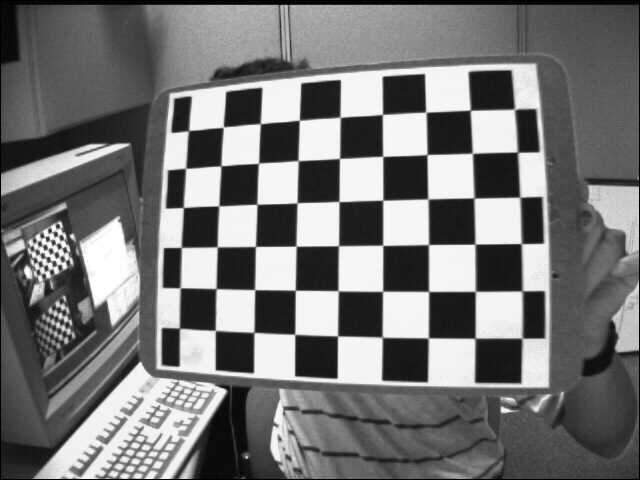
%> input picture ex/attestation/Images/img_0000.jpg, 640 x 480 px; the run also reads 1 picture not shown here
$ octave test.m   (GNU Octave 9; MATLAB toolbox functions it lacks are replaced by stand-ins)
%> lines starting %> are read from the running program, lines starting %| are printed output that depends on the picture; in (x1, y1, x2, y2) boxes, pixels count from 0 and x2, y2 are one past the last pixel; in counts of white or black regions, pixels touching at a corner belong together; the program's own positions count from 1
%> further down, ImageRaw is the input picture: size 480x640 uint8; min 0, max 255, mean 117.8
### ex/attestation/EdgeDetector.m
function result = EdgeDetector(Image, Params)

    % 2
    if Params.FilterType == 'Sobel'
        DX = fspecial('sobel')';
    elseif Params.FilterType == 'Prewitt'
        DX = fspecial('prewitt')';
    else
        DX = [1];
    end
    DY = DX';

    ImageDx = imfilter(Image, DX);
    ImageDy = imfilter(Image, DY);

    % 3
    ImageDx2 = ImageDx.^2;
    ImageDy2 = ImageDy.^2;
    ImageDxDy = ImageDx.*ImageDy;

    % 4
    h1 = fspecial('gaussian', 6*Params.Sigma, 6*Params.Sigma);
    ImageDx2Filt = imfilter(ImageDx2, h1, 'symmetric');
    ImageDy2Filt = imfilter(ImageDy2, h1, 'symmetric');
    ImageDxDyFilt = imfilter(ImageDxDy, h1, 'symmetric');

    % 5
    Mc = (ImageDx2Filt.*ImageDy2Filt) - (ImageDxDyFilt.^2) ...
        - (Params.k).*(ImageDx2Filt + ImageDy2Filt).^2;

    % 6
    Mc(1:Params.Border,:) = 0;
    Mc(end-Params.Border+1:end,:) = 0;
    Mc(:,1:Params.Border) = 0;
    Mc(:,end-Params.Border+1:end) = 0;

    % 7
    MFmax = ordfilt2( ...
        Mc, ...
        numel(ones(2*Params.Border+1)), ...
        ones(2*Params.Border+1, 2*Params.Border+1));
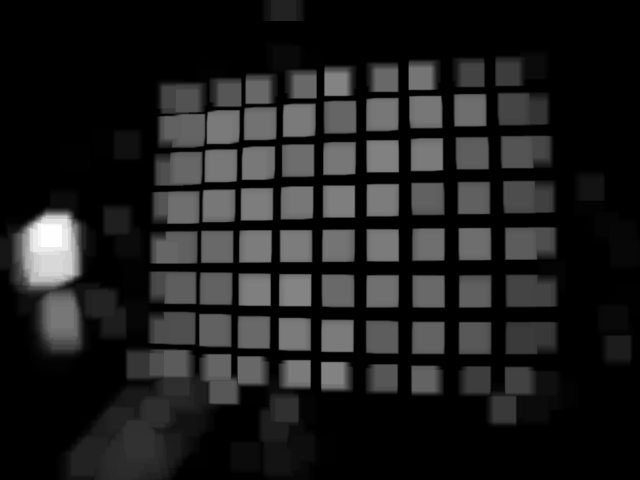
%> MFmax: size 480x640 double; min -1454329.7, max 6.37e+09, mean 781781491.8; drawn with min black and max white

    LOCmax = Mc.*(Mc == MFmax);

    % 8
    x = unique(LOCmax)';
%> x = 258 values from 0 to 6.37e+09
    sorted = sort(x, 'descend');
%> sorted = 258 values, max 6.37e+09 at index 1, min 0 at index 258, mean 954787830.1
    LOCmax = (LOCmax >= sorted(Params.nBest));
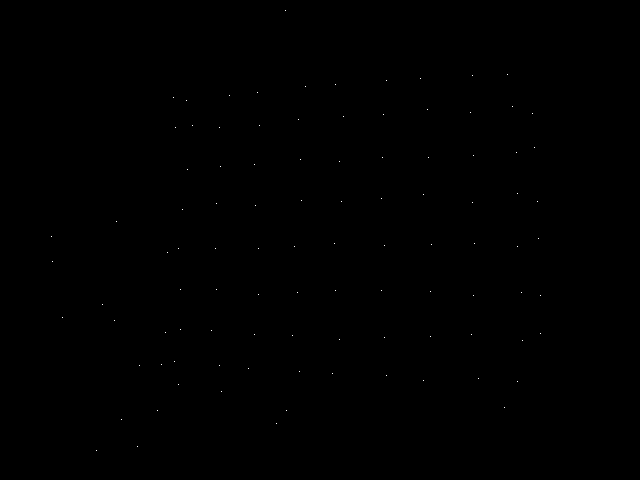
%> LOCmax: size 480x640 logical; 0.03% white in thin lines or dots, all inside (x1, y1, x2, y2) = (51, 10, 541, 451)

    result = LOCmax;

end

### ex/attestation/test.m
% define parameters as struct
Params = struct();
Params.FilterType = 'Sobel';
Params.Sigma = 2;
Params.k = 0.04;
Params.Border = 10;
Params.nBest = 100;

%%% Image 0000
% load the image
ImageRaw = imread('Images/img_0000.jpg');
Image = double(ImageRaw);

% run edge detector function
result = EdgeDetector(Image, Params);

figure(1);
imshow(Image, []);
title('img\_0000.jpg');

% plot the reuslts
[rows, cols] = find(result);
%> rows = 100 values from 11 to 451; cols = 100 values from 52 to 541
for i = 1:length(rows)
    BBox = [cols(i)-5 rows(i)-5 10 10];
    rectangle('Position', BBox, 'Edgecolor', [1 0 0], 'Curvature',[1,1]);
end
%> this loop made 100 passes
%> BBox on passes 1 to 12: [47 232 10 10], [48 257 10 10], [58 313 10 10], [92 446 10 10], [98 300 10 10], [110 316 10 10], [112 217 10 10], [117 415 10 10], [133 442 10 10], [135 361 10 10], [153 406 10 10], [157 360 10 10]

%%% Image 0001
% load the image
ImageRaw = imread('Images/img_0001.jpg');
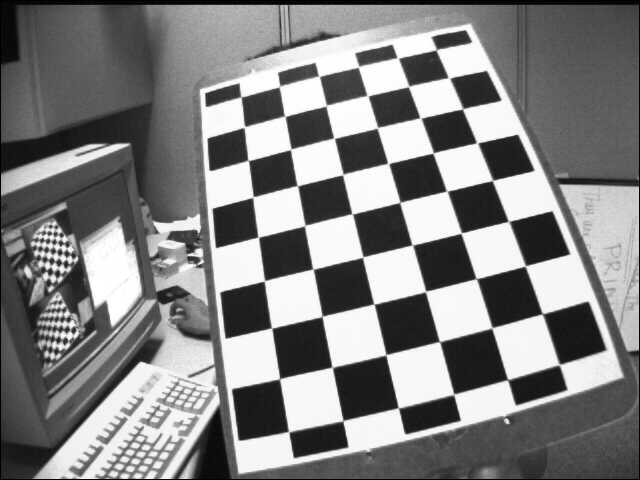
%> input picture ex/attestation/Images/img_0001.jpg, 640 x 480 px
%> ImageRaw is the input picture: size 480x640 uint8; min 0, max 255, mean 129.8
Image = double(ImageRaw);

% run edge detector function
result = EdgeDetector(Image, Params);
%> in EdgeDetector (call 2), `MFmax = ordfilt2( Mc, numel(ones(2*Params.Border+1)), ones(2*Params.Bo..`:
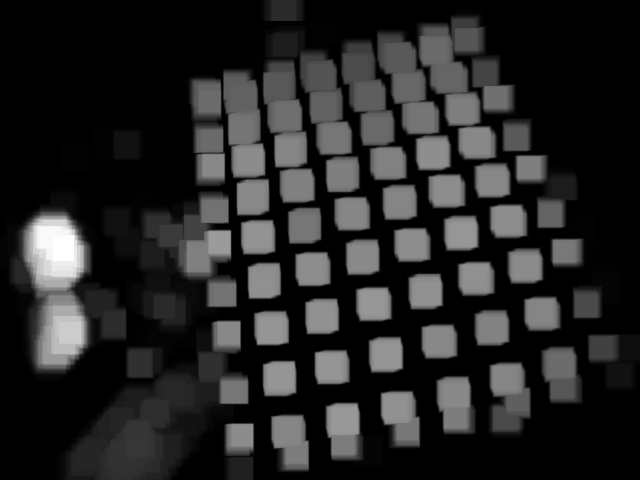
%> MFmax: size 480x640 double; min -8226294.2, max 5.65e+09, mean 850799268.8; drawn with min black and max white
%> in EdgeDetector (call 2), `x = unique(LOCmax)';`: x = 263 values from 0 to 5.65e+09
%> in EdgeDetector (call 2), `sorted = sort(x, 'descend');`: sorted = 263 values, max 5.65e+09 at index 1, min 0 at index 263, mean 968608193.9
%> in EdgeDetector (call 2), `LOCmax = (LOCmax >= sorted(Params.nBest));`: LOCmax: size 480x640 logical; 0.03% white in thin lines or dots, all inside (x1, y1, x2, y2) = (50, 10, 602, 470)

figure(2);
imshow(Image, []);
title('img\_0001.jpg');

% plot the reuslts
[rows, cols] = find(result);
%> rows = 100 values from 11 to 470; cols = 100 values from 51 to 602
for i = 1:length(rows)
    BBox = [cols(i)-5 rows(i)-5 10 10];
    rectangle('Position', BBox, 'Edgecolor', [1 0 0], 'Curvature',[1,1]);
end
%> this loop made 100 passes
%> BBox on passes 1 to 12: [46 233 10 10], [59 246 10 10], [66 328 10 10], [84 453 10 10], [98 301 10 10], [105 428 10 10], [110 319 10 10], [117 415 10 10], [132 442 10 10], [136 359 10 10], [149 412 10 10], [154 222 10 10]

%%% Image 0002
% load the image
ImageRaw = imread('Images/img_0002.jpg');
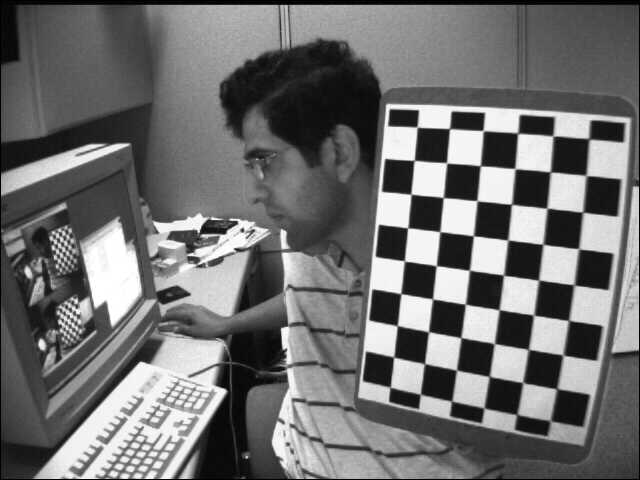
%> input picture ex/attestation/Images/img_0002.jpg, 640 x 480 px
%> ImageRaw is the input picture: size 480x640 uint8; min 0, max 255, mean 111.6
Image = double(ImageRaw);

% run edge detector function
result = EdgeDetector(Image, Params);
%> in EdgeDetector (call 3), `ImageDx = imfilter(Image, DX);`:
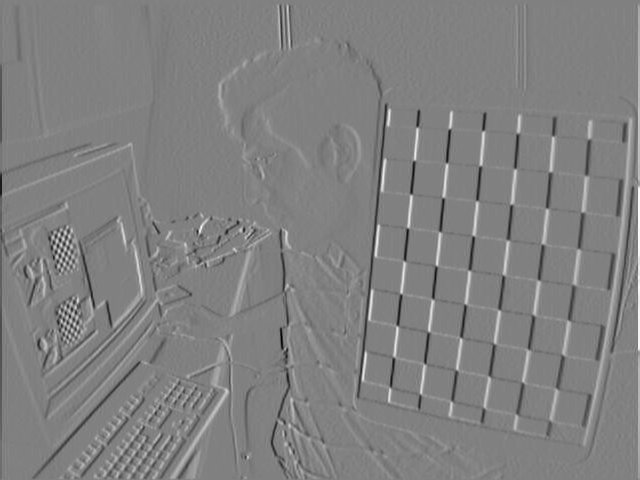
%> ImageDx: size 480x640 double; min -874, max 854, mean 0; drawn with min black and max white
%> in EdgeDetector (call 3), `Mc(1:Params.Border,:) = 0;`:
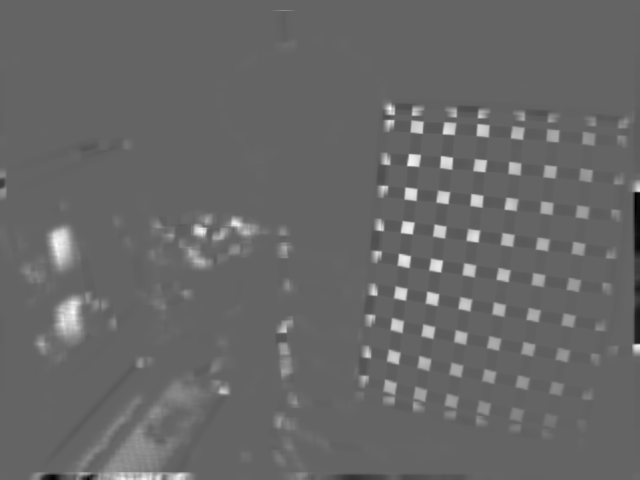
%> Mc: size 480x640 double; min -2.45e+09, max 3.74e+09, mean 83592008.2; drawn with min black and max white
%> in EdgeDetector (call 3), `x = unique(LOCmax)';`: x = 275 values from 0 to 3.74e+09
%> in EdgeDetector (call 3), `sorted = sort(x, 'descend');`: sorted = 275 values, max 3.74e+09 at index 1, min 0 at index 275, mean 774971777.9

figure(3);
imshow(Image, []);
title('img\_0002.jpg');

% plot the reuslts
[rows, cols] = find(result);
%> rows = 100 values from 11 to 466; cols = 100 values from 29 to 626
for i = 1:length(rows)
    BBox = [cols(i)-5 rows(i)-5 10 10];
    rectangle('Position', BBox, 'Edgecolor', [1 0 0], 'Curvature',[1,1]);
end
%> this loop made 100 passes
%> BBox on passes 1 to 12: [24 268 10 10], [37 340 10 10], [52 241 10 10], [68 308 10 10], [84 453 10 10], [111 461 10 10], [123 461 10 10], [133 442 10 10], [134 427 10 10], [136 359 10 10], [153 406 10 10], [154 222 10 10]

%%% Image 0003
% load the image
ImageRaw = imread('Images/img_0003.jpg');
Image = double(ImageRaw);

% run edge detector function
result = EdgeDetector(Image, Params);

figure(4);
imshow(Image, []);
title('img\_0003.jpg');

% plot the reuslts
[rows, cols] = find(result);
%> rows = 100 values from 11 to 462; cols = 100 values from 49 to 544
for i = 1:length(rows)
    BBox = [cols(i)-5 rows(i)-5 10 10];
    rectangle('Position', BBox, 'Edgecolor', [1 0 0], 'Curvature',[1,1]);
end
%> this loop made 100 passes
%> BBox on passes 1 to 12: [44 255 10 10], [49 311 10 10], [58 202 10 10], [66 315 10 10], [74 249 10 10], [85 452 10 10], [98 300 10 10], [110 316 10 10], [112 217 10 10], [117 415 10 10], [122 456 10 10], [128 318 10 10]
